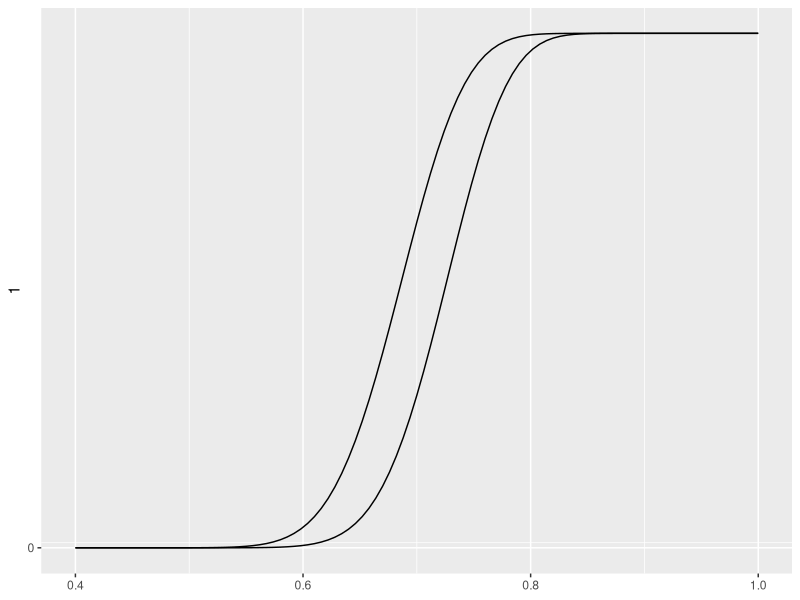

This chart was generated by the following R code:
## ---- chunk 1
knitr::opts_chunk$set(echo = TRUE)
library(ggplot2)
## ---- chunk 2
1.64*sqrt(0.6*0.4)/10+0.6
## ---- chunk 3
-1.64*sqrt(0.8*0.2)/10+0.8
## ---- chunk 4
alpha_0.6_m <- function(m){
  dbinom(m,100,0.6)
}

alpha_0.8_m <- function(m){
  dbinom(m,100,0.8)
}

for (i in 69:100) {
  
  m_1 <- 1
  if(alpha_0.6_m(m_1)<0.05){
    m_1 <- i + 1
    print(m_1)
    break
  
}}

for (j in 73:100) {
  
  m_2 <- 1
  if(alpha_0.8_m(m_2)<0.05){
    m_2 <- j + 1
    print(m_2)
    break
  
}}




# plot
alpha_p_69 <- function(p){
 a <- sum(dbinom(69:100,100,p))
 a
}
alpha_p_73 <- function(p){
 b <- sum(dbinom(73:100,100,p))
 b
}

alpha_p_69 <- Vectorize(alpha_p_69)
alpha_p_73 <- Vectorize(alpha_p_73)

ggplot() +
  stat_function(fun = alpha_p_69) + 
  stat_function(fun = alpha_p_73) +
  xlim(0.4, 1) +
  scale_y_continuous(breaks = 0,1,0.01)


